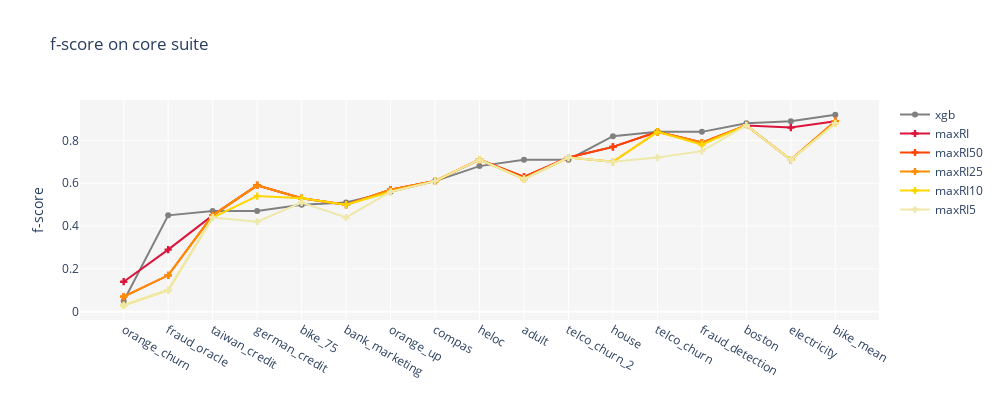

The notebook cell this image was saved under:
### Markdown cell above
### Performance of rule induction vs. XGBoost

### Code cell
main_metric = 'f'
sorted_df = df_core_suite.sort_values('LENC-XGB_'+main_metric, ignore_index=True)
single_chart(pipelines=['LENC-XGB', 'maxRI', 'maxRI50', 'maxRI25', 'maxRI10', 'maxRI5'], metric=main_metric, df=sorted_df, df_long_name='core suite')

### Figure 1 — Plotly figure (JSON) as saved in the notebook; plotly's stock layout.template omitted (floating-point values rounded to 4 significant figures)
{"data": [{"line": {"color": "gray", "dash": "solid", "width": 2}, "marker": {"symbol": "circle"}, "mode": "markers+lines", "name": "xgb", "showlegend": true, "type": "scatter", "x": ["orange_churn", "fraud_oracle", "taiwan_credit", "german_credit", "bike_75", "bank_marketing", "orange_up", "compas", "heloc", "adult", "telco_churn_2", "house", "telco_churn", "fraud_detection", "boston", "electricity", "bike_mean"], "y": [0.05, 0.45, 0.47, 0.47, 0.5, 0.51, 0.56, 0.61, 0.68, 0.71, 0.71, 0.82, 0.84, 0.84, 0.88, 0.89, 0.92]}, {"line": {"color": "crimson", "dash": "solid", "width": 2}, "marker": {"symbol": "cross"}, "mode": "markers+lines", "name": "maxRI", "showlegend": true, "type": "scatter", "x": ["orange_churn", "fraud_oracle", "taiwan_credit", "german_credit", "bike_75", "bank_marketing", "orange_up", "compas", "heloc", "adult", "telco_churn_2", "house", "telco_churn", "fraud_detection", "boston", "electricity", "bike_mean"], "y": [0.14, 0.29, 0.45, 0.59, 0.53, 0.5, 0.57, 0.61, 0.71, 0.63, 0.72, 0.77, 0.84, 0.79, 0.87, 0.86, 0.89]}, {"line": {"color": "orangered", "dash": "solid", "width": 2}, "marker": {"symbol": "cross"}, "mode": "markers+lines", "name": "maxRI50", "showlegend": true, "type": "scatter", "x": ["orange_churn", "fraud_oracle", "taiwan_credit", "german_credit", "bike_75", "bank_marketing", "orange_up", "compas", "heloc", "adult", "telco_churn_2", "house", "telco_churn", "fraud_detection", "boston", "electricity", "bike_mean"], "y": [0.07, 0.17, 0.45, 0.59, 0.53, 0.5, 0.57, 0.61, 0.71, 0.63, 0.72, 0.77, 0.84, 0.79, 0.87, 0.71, 0.89]}, {"line": {"color": "darkorange", "dash": "solid", "width": 2}, "marker": {"symbol": "cross"}, "mode": "markers+lines", "name": "maxRI25", "showlegend": true, "type": "scatter", "x": ["orange_churn", "fraud_oracle", "taiwan_credit", "german_credit", "bike_75", "bank_marketing", "orange_up", "compas", "heloc", "adult", "telco_churn_2", "house", "telco_churn", "fraud_detection", "boston", "electricity", "bike_mean"], "y": [0.07, 0.17, 0.45, 0.59, 0.53, 0.5, 0.57, 0.61, 0.71, 0.62, 0.72, 0.7, 0.84, 0.79, 0.87, 0.71, 0.89]}, {"line": {"color": "gold", "dash": "solid", "width": 2}, "marker": {"symbol": "cross"}, "mode": "markers+lines", "name": "maxRI10", "showlegend": true, "type": "scatter", "x": ["orange_churn", "fraud_oracle", "taiwan_credit", "german_credit", "bike_75", "bank_marketing", "orange_up", "compas", "heloc", "adult", "telco_churn_2", "house", "telco_churn", "fraud_detection", "boston", "electricity", "bike_mean"], "y": [0.03, 0.1, 0.44, 0.54, 0.53, 0.5, 0.56, 0.61, 0.71, 0.62, 0.72, 0.7, 0.84, 0.78, 0.87, 0.71, 0.88]}, {"line": {"color": "palegoldenrod", "dash": "solid", "width": 2}, "marker": {"symbol": "cross"}, "mode": "markers+lines", "name": "maxRI5", "showlegend": true, "type": "scatter", "x": ["orange_churn", "fraud_oracle", "taiwan_credit", "german_credit", "bike_75", "bank_marketing", "orange_up", "compas", "heloc", "adult", "telco_churn_2", "house", "telco_churn", "fraud_detection", "boston", "electricity", "bike_mean"], "y": [0.03, 0.1, 0.44, 0.42, 0.51, 0.44, 0.56, 0.61, 0.71, 0.62, 0.72, 0.7, 0.72, 0.75, 0.87, 0.71, 0.88]}], "layout": {"height": 400, "plot_bgcolor": "whitesmoke", "title": {"text": "f-score on core suite"}, "width": 1000, "yaxis": {"title": {"text": "f-score"}}}}
